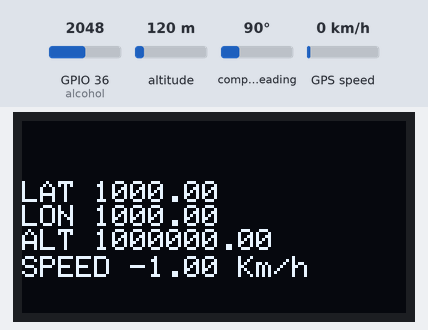
Bench run of a sketch on a simulated ESP32. Parts: 128×64 one-colour display. The test bench sets the inputs (shaded band); at power-on: altitude 120 m, GPS speed 0 km/h, GPIO 36 (alcohol) = 2048, compass heading 90°. WiFi joins after 1.5 s; servers stay silent unless stated; the GPS gets a fix after 3 s at 37.7749, -122.4194 with 8 satellites; no MQTT or app messages arrive unless stated; what the sketch prints to the serial monitor is not drawn.

Above: at 1.2 s.
1.3 s: altitude set to 104 m
At 4.8 s:
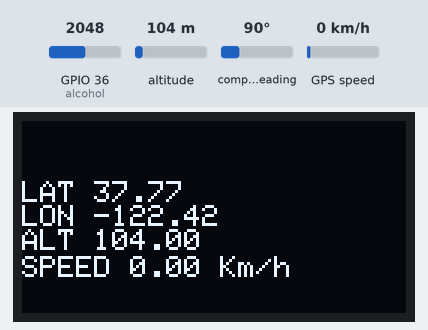
5.1 s: altitude set to 91 m
At 6.4 s:
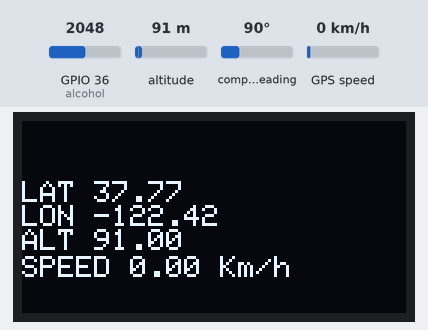
7.1 s: GPS speed set to 8 km/h
9.1 s: GPS speed set to 11 km/h
At 10.5 s:
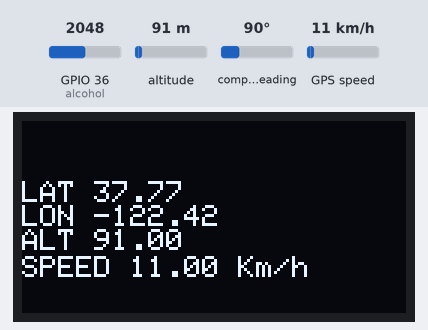
12.7 s: altitude set to 250 m
At 13.3 s:
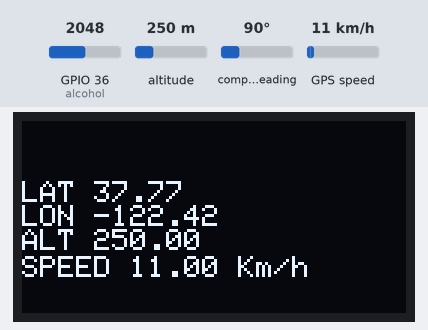
Timing chart, 0 to 15.2 s (numbered marks = the images above; inputs shaded):
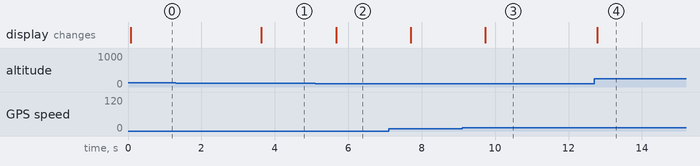

Measured:
- after the input at 1.3 s, the display: changes after 2.3 s (image 1)
- after the input at 5.1 s, the display: changes after 0.57 s (image 2)
- after the input at 9.1 s, the display: changes after 0.63 s (image 3)
- after the input at 12.7 s, the display: changes after 0.08 s (image 4)

The sketch:

onboard_alcohol_sensor_bafa.ino
```cpp
#include <SPI.h>
#include <Wire.h>
#include <Adafruit_GFX.h>
#include <Adafruit_SSD1306.h>

#define SCREEN_WIDTH 128     // OLED display width, in pixels
#define SCREEN_HEIGHT 64     // OLED display height, in pixels
#define OLED_RESET -1        // Reset pin # (or -1 if sharing Arduino reset pin)
#define SCREEN_ADDRESS 0x3c  ///< See datasheet for Address; 0x3D for 128x64, 0x3C for 128x32
Adafruit_SSD1306 display(SCREEN_WIDTH, SCREEN_HEIGHT, &Wire, OLED_RESET);

#include <SoftwareSerial.h>
#include <TinyGPS.h>
int alcohol_val = 0;
TinyGPS gps;
SoftwareSerial ss(4, 5);

#define alcohol 36
#include <WiFi.h>
/* 依赖 PubSubClient 2.4.0 */
#define MQTT_MAX_PACKET_SIZE 1024
#define MQTT_KEEPALIVE 60
#include <PubSubClient.h>
/* 依赖 ArduinoJson 5.13.4 */
//updated to comply with ardJson 6
#include <ArduinoJson.h>


/*WIFI配置*/
#define WIFISSID "Mate 40 Pro"     //WIFI名称
#define WIFIPSW "123456789"  //WIFI密码

/*MQTT服务器设置*/
#define MQTT_SERVER "bemfa.com"              //MQTT服务器
#define MQTT_SERVER_PORT 9501                //MQTT服务器端口
#define MQTT_ID "ae6ee58c78014529956e80366068c604"  //巴法云密钥

WiFiClient MQTTclient;            //WIFI客户端对象
PubSubClient client(MQTTclient);  //MQTT客户端对象

long lastMsg = 0;  //上次消息发布时间
char msg[50];      //消息

/*订阅的主题有消息发布时的回调函数*/
void callback(char* topic, byte* payload, unsigned int length) {
  Serial.print("Message arrived [");
  Serial.print(topic);  // 打印主题信息
  Serial.print("] ");
  for (int i = 0; i < length; i++) {
    Serial.print((char)payload[i]);  // 打印主题内容
  }
  Serial.println();
}

/*重连MQTT函数*/
void MQTT_reconnect() {

  /*如果没连接成功一直循环*/
  while (!client.connected()) {
    Serial.print("Attempting MQTT connection...");
    // 尝试去连接
    if (client.connect(MQTT_ID)) {
      Serial.println("connected");  //连接成功
      client.subscribe("Altitude");    //订阅主题
      client.subscribe("Latitude");    //订阅主题
      client.subscribe("Longitude");    //订阅主题
      client.subscribe("Velocity");    //订阅主题
    } else {
      Serial.print("failed, rc=");  //连接失败，输出状态，五秒后重试
      Serial.print(client.state());
      Serial.println(" try again in 5 seconds");
      delay(1000);
    }
  }
}

/*WIFI重连（等待）函数，WIFI.begin后需要一段时间才能连接成功*/
void WIFI_reconnect() {
  while (WiFi.status() != WL_CONNECTED) {
    Serial.println("Connecting to WiFi..");
    delay(500);
  }

  /*连接成功输出IP地址*/
  Serial.print("\r\nGet IP Address: ");
  Serial.println(WiFi.localIP());
}

void mqtt_loop() {
  /*检查WIFI连接*/
  if (WiFi.status() != WL_CONNECTED) WIFI_reconnect();
  /*若WIFI已经连接，则检查MQTT连接*/
  else if (!client.connected()) MQTT_reconnect();
  client.loop();
}
void mqttIntervalPost(float a, float b, float c, float d){
  Serial.println("Posting");
    char msg[100];
    dtostrf(a, 4, 6, msg);
    client.publish("Latitude", msg);  //向指定主题发布消息
    dtostrf(b, 4, 6, msg);
    client.publish("Longitude", msg);  //向指定主题发布消息
    dtostrf(c, 4, 6, msg);
    client.publish("Altitude", msg);  //向指定主题发布消息
    dtostrf(d, 4, 6, msg);
    client.publish("Velocity", msg);  //向指定主题发布消息
}

static void smartdelay(unsigned long ms) {
  unsigned long start = millis();
  do {
    while (ss.available())
      gps.encode(ss.read());
  } while (millis() - start < ms);
}
static void print_float(float val, float invalid, int len, int prec) {
  if (val == invalid) {
    while (len-- > 1)
      Serial.print('*');
    Serial.print(' ');
  } else {
    Serial.print(val, prec);
    int vi = abs((int)val);
    int flen = prec + (val < 0.0 ? 2 : 1);  // . and -
    flen += vi >= 1000 ? 4 : vi >= 100 ? 3
                           : vi >= 10  ? 2
                                       : 1;
    for (int i = flen; i < len; ++i)
      Serial.print(' ');
  }
  smartdelay(0);
}

static void print_int(unsigned long val, unsigned long invalid, int len) {
  char sz[32];
  if (val == invalid)
    strcpy(sz, "*******");
  else
    sprintf(sz, "%ld", val);
  sz[len] = 0;
  for (int i = strlen(sz); i < len; ++i)
    sz[i] = ' ';
  if (len > 0)
    sz[len - 1] = ' ';
  Serial.print(sz);
  smartdelay(0);
}

static void print_date(TinyGPS& gps) {
  int year;
  byte month, day, hour, minute, second, hundredths;
  unsigned long age;
  gps.crack_datetime(&year, &month, &day, &hour, &minute, &second, &hundredths, &age);
  if (age == TinyGPS::GPS_INVALID_AGE)
    Serial.print("********** ******** ");
  else {
    char sz[32];
    sprintf(sz, "%02d/%02d/%02d %02d:%02d:%02d ",
            month, day, year, hour, minute, second);
    Serial.print(sz);
  }
  print_int(age, TinyGPS::GPS_INVALID_AGE, 5);
  smartdelay(0);
}

static void print_str(const char* str, int len) {
  int slen = strlen(str);
  for (int i = 0; i < len; ++i)
    Serial.print(i < slen ? str[i] : ' ');
  smartdelay(0);
}
unsigned long lastpublished = 0;
void gps_audit() {
  float flat, flon;
  String location, speed;
  unsigned long age, date, time, chars = 0;
  unsigned short sentences = 0, failed = 0;

  print_int(gps.satellites(), TinyGPS::GPS_INVALID_SATELLITES, 5);
  print_int(gps.hdop(), TinyGPS::GPS_INVALID_HDOP, 5);
  gps.f_get_position(&flat, &flon, &age);
  print_float(flat, TinyGPS::GPS_INVALID_F_ANGLE, 10, 6);
  print_float(flon, TinyGPS::GPS_INVALID_F_ANGLE, 11, 6);
  print_int(age, TinyGPS::GPS_INVALID_AGE, 5);
  print_date(gps);
  print_float(gps.f_altitude(), TinyGPS::GPS_INVALID_F_ALTITUDE, 7, 2);
  print_float(gps.f_course(), TinyGPS::GPS_INVALID_F_ANGLE, 7, 2);
  print_float(gps.f_speed_kmph(), TinyGPS::GPS_INVALID_F_SPEED, 6, 2);
  print_str(gps.f_course() == TinyGPS::GPS_INVALID_F_ANGLE ? "*** " : TinyGPS::cardinal(gps.f_course()), 6);
  //print_int(flat == TinyGPS::GPS_INVALID_F_ANGLE ? 0xFFFFFFFF : (unsigned long)TinyGPS::distance_between(flat, flon, LONDON_LAT, LONDON_LON) / 1000, 0xFFFFFFFF, 9);
  //print_float(flat == TinyGPS::GPS_INVALID_F_ANGLE ? TinyGPS::GPS_INVALID_F_ANGLE : TinyGPS::course_to(flat, flon, LONDON_LAT, LONDON_LON), TinyGPS::GPS_INVALID_F_ANGLE, 7, 2);
  //print_str(flat == TinyGPS::GPS_INVALID_F_ANGLE ? "*** " : TinyGPS::cardinal(TinyGPS::course_to(flat, flon, LONDON_LAT, LONDON_LON)), 6);

  gps.stats(&chars, &sentences, &failed);
  print_int(chars, 0xFFFFFFFF, 6);
  print_int(sentences, 0xFFFFFFFF, 10);
  print_int(failed, 0xFFFFFFFF, 9);
  Serial.println();


    speed = "SPEED " + String(gps.f_speed_kmph()) + " Km/h";
    //print_int(age, TinyGPS::GPS_INVALID_AGE, 5);
    display.setCursor(0, 20);
    display.print("LAT ");
    display.print(flat);
    display.print("\nLON ");
    display.print(flon);
    display.print("\nALT ");
    display.print(gps.f_altitude());
    display.setCursor(0, 45);
    display.print(speed);

      if (millis() - lastpublished > 5000) {
      mqttIntervalPost(flat, flon, gps.f_altitude(), gps.f_speed_kmph());
      lastpublished = millis();
      Serial.print("published.\n");
    }
}
void alc_audit() {
  display.setTextSize(1);  // Draw 2X-scale text
  display.setTextColor(SSD1306_WHITE);
  display.setCursor(0, 0);
  //String alc_reading = "ALCOHOL: " + String(alcohol_val);
  //display.print(alc_reading);
}

void setup() {
  Serial.begin(115200);
                   //连接WIFI
  ss.begin(9600);
  Serial.println("init");
  if (!display.begin(SSD1306_SWITCHCAPVCC, SCREEN_ADDRESS)) {
    Serial.println(F("SSD1306 allocation failed"));
  }
    client.setServer(MQTT_SERVER, MQTT_SERVER_PORT);  //连接MQTT服务器
  client.setCallback(callback);
    WiFi.begin(WIFISSID, WIFIPSW);
  pinMode(alcohol, INPUT);
}

void loop() {
  alcohol_val = analogRead(alcohol);
  display.clearDisplay();
  alc_audit();
  display.setCursor(0, 30);
  gps_audit();
  display.display();
  mqtt_loop();
}
```
